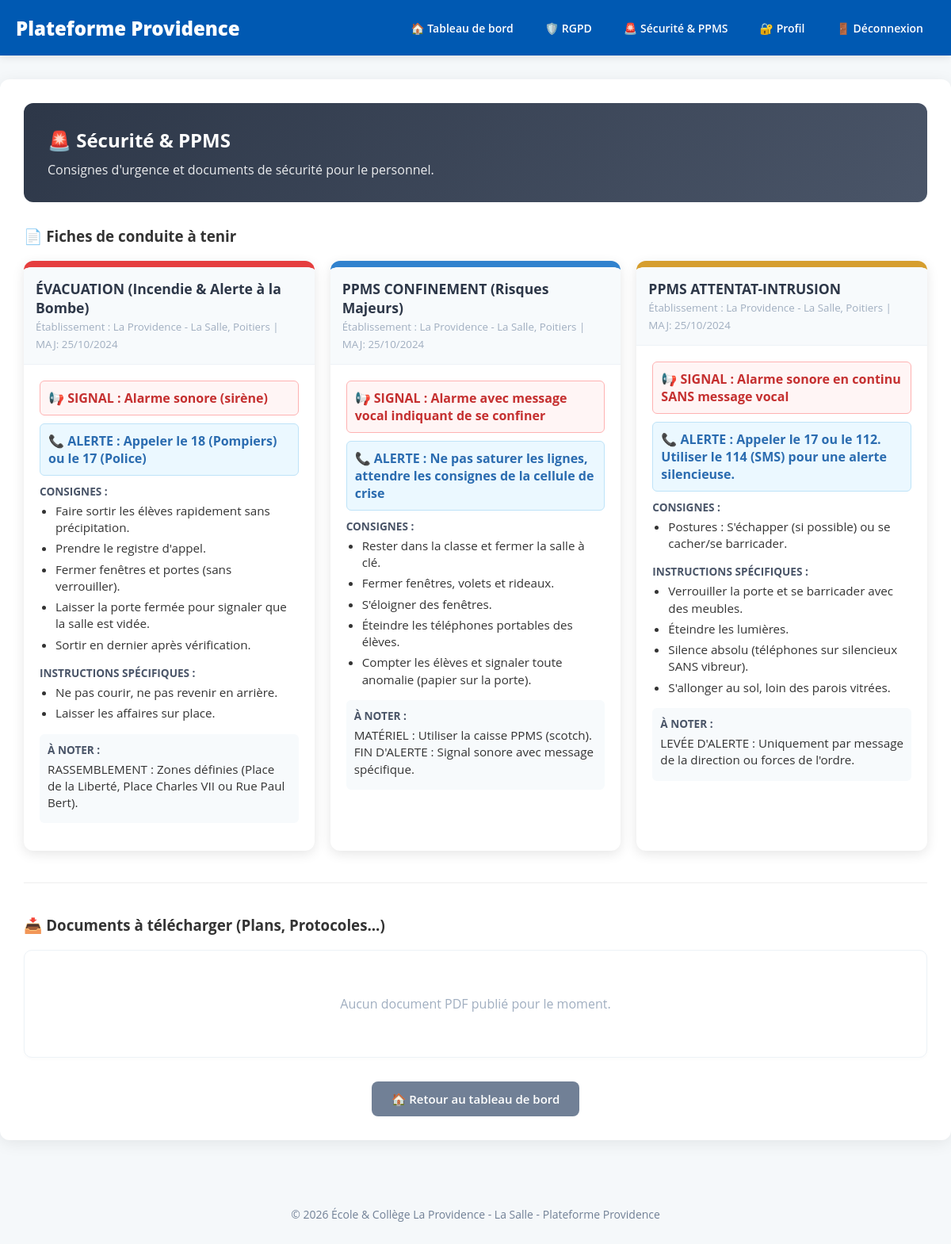
The page /ppms_view.php (signed in) on the database its author committed.
### tables this page shows
CREATE TABLE IF NOT EXISTS ppms_fiches (
    id INT AUTO_INCREMENT PRIMARY KEY,
    type ENUM('evacuation', 'confinement', 'attentat') NOT NULL,
    titre VARCHAR(255) NOT NULL,
    entete TEXT,
    signal_sonore TEXT,
    alerte_msg TEXT,
    consignes_1 TEXT,  
    consignes_2 TEXT,  
    divers TEXT,       
    last_update VARCHAR(50)
);

### ppms_view.php (the view, shortened to what this page needs)
<?php
include("includes/config.php");
$ppmsProcedures = $pdo->query("SELECT titre, chemin_fichier, description, date_publication FROM ppms_procedures ORDER BY date_publication DESC")->fetchAll();
$fiches = $pdo->query("SELECT * FROM ppms_fiches")->fetchAll(PDO::FETCH_ASSOC);
function formatConsignes($text)
{
    $lines = explode("\n", $text);
    $html = "<ul>";
    foreach ($lines as $line) {
        if (trim($line))
            $html .= "<li>" . htmlspecialchars(trim($line)) . "</li>";
    }
    $html .= "</ul>";
    return $html;
}
?>
<!DOCTYPE html>
<html lang="fr">
<head>
    <link rel="stylesheet" href="assets/css/style.css?v=1.3">
</head>
<body>
    <?php include("includes/header.php"); ?>
    <div class="container">
        <div class="welcome-header" style="background: linear-gradient(135deg, #2d3748, #4a5568);">
            <h2>🚨 Sécurité & PPMS</h2>
            <p>Consignes d'urgence et documents de sécurité pour le personnel.</p>
        </div>
        <h3>📄 Fiches de conduite à tenir</h3>
        <div class="fiche-container">
            <?php foreach ($fiches as $f): ?>
                <div class="fiche-card <?php echo $f['type']; ?>">
                    <div class="fiche-header">
                        <h3><?php echo htmlspecialchars($f['titre']); ?></h3>
                        <small><?php echo htmlspecialchars($f['entete']); ?> | MAJ: <?php echo $f['last_update']; ?></small>
                    </div>
                    <div class="fiche-body">
                        <div class="alert-box signal">
                            📢 SIGNAL : <?php echo htmlspecialchars($f['signal_sonore']); ?>
                        </div>
                        <div class="alert-box alerte">
                            📞 ALERTE : <?php echo htmlspecialchars($f['alerte_msg']); ?>
                        </div>
                        <div class="fiche-section">
                            <strong>Consignes :</strong>
                            <?php echo formatConsignes($f['consignes_1']); ?>
                        </div>
                        <?php if ($f['consignes_2']): ?>
                            <div class="fiche-section">
                                <strong>Instructions spécifiques :</strong>
                                <?php echo formatConsignes($f['consignes_2']); ?>
                            </div>
                        <?php endif; ?>
                        <div class="fiche-section" style="background: #f7fafc; padding: 10px; border-radius: 6px;">
                            <strong>À noter :</strong>
                            <p><?php echo nl2br(htmlspecialchars($f['divers'])); ?></p>
                        </div>
                    </div>
                </div>
            <?php endforeach; ?>
        </div>
        <hr style="border: 0; border-top: 1px solid #eee; margin: 40px 0;">
        <h3>📥 Documents à télécharger (Plans, Protocoles...)</h3>
        <div class="section" style="padding: 20px;">
            <?php if (!empty($ppmsProcedures)): ?>
                <?php foreach ($ppmsProcedures as $proc): ?>
                    <div class="procedure-item">
                        <div>
                            <strong style="color: #2d3748;"><?php echo htmlspecialchars($proc['titre']); ?></strong><br>
                            <small style="color: #718096;"><?php echo htmlspecialchars($proc['description']); ?></small>
                        </div>
                        <a href="<?php echo htmlspecialchars($proc['chemin_fichier']); ?>" target="_blank" class="btn"
                            style="padding: 8px 15px; font-size: 13px; background-color: #ed8936;">📥 Télécharger</a>
                    </div>
                <?php endforeach; ?>
            <?php else: ?>
                <p style="text-align: center; color: #a0aec0; padding: 20px;">Aucun document PDF publié pour le moment.</p>
            <?php endif; ?>
        </div>
        <div style="margin-top: 30px; text-align: center;">
            <a href="dashboard.php" class="btn" style="background-color: #718096;">🏠 Retour au tableau de bord</a>
        </div>
    </div>
    <?php include("includes/footer.php"); ?>
</body>
</html>

### assets/css/style.css (style rules this page uses)
body { font-family: "Open Sans", Arial, sans-serif; background-color: #f5f8fa; margin: 0; padding: 0; color: #333; }
.container { max-width: 1200px; margin: 30px auto; padding: 30px; background: white; border-radius: 12px; box-shadow: 0 4px 20px rgba(0, 0, 0, 0.08); }
button, .btn { display: inline-block; width: auto; background-color: #0059b2; color: white; border: none; padding: 12px 25px; border-radius: 8px; cursor: pointer; font-weight: 600; font-size: 15px; transition: filter 0.3s, transform 0.2s; text-decoration: none; text-align: center; }
.section { margin-bottom: 30px; padding: 25px; background: #ffffff; border: 1px solid #edf2f7; border-radius: 10px; box-shadow: 0 2px 4px rgba(0, 0, 0, 0.02); }
.welcome-header { background: linear-gradient(135deg, #0059b2, #0076e4); color: white; padding: 30px; border-radius: 12px; margin-bottom: 30px; }
.welcome-header h2 { margin: 0; }
.welcome-header p { margin: 10px 0 0 0; opacity: 0.9; }

### ppms_view.php (style rules this page uses)
.fiche-container { display: grid; grid-template-columns: repeat(auto-fit, minmax(350px, 1fr)); gap: 20px; margin-bottom: 40px; }
.fiche-card { background: white; border-radius: 12px; overflow: hidden; box-shadow: 0 4px 15px rgba(0, 0, 0, 0.1); border-top: 8px solid #cbd5e0; }
.fiche-card.evacuation { border-top-color: #e53e3e; }
.fiche-card.confinement { border-top-color: #3182ce; }
.fiche-card.attentat { border-top-color: #d69e2e; }
.fiche-header { padding: 15px; background: #f7fafc; border-bottom: 1px solid #edf2f7; }
.fiche-header h3 { margin: 0; font-size: 1.1em; color: #2d3748; }
.fiche-header small { color: #a0aec0; }
.fiche-body { padding: 20px; }
.fiche-section { margin-bottom: 15px; }
.fiche-section strong { display: block; color: #4a5568; font-size: 0.85em; text-transform: uppercase; margin-bottom: 5px; }
.fiche-body p, .fiche-body li { font-size: 0.95em; line-height: 1.4; margin: 5px 0; }
.fiche-body ul { padding-left: 20px; margin: 5px 0; }
.alert-box { padding: 10px; border-radius: 6px; margin-bottom: 10px; font-weight: bold; display: flex; align-items: center; gap: 10px; }
.alert-box.signal { background: #fff5f5; color: #c53030; border: 1px solid #feb2b2; }
.alert-box.alerte { background: #ebf8ff; color: #2b6cb0; border: 1px solid #bee3f8; }

### rows shown on the page
ppms_fiches: titre "ÉVACUATION (Incendie & Alerte à la Bombe)", entete "Établissement : La Providence - La Salle, Poitiers", last_update "25/10/2024", signal_sonore "Alarme sonore (sirène)", alerte_msg "Appeler le 18 (Pompiers) ou le 17 (Police)", consignes_1 "Faire sortir les élèves rapidement sans précipitation.", consignes_1 "Prendre le registre d'appel.", consignes_1 "Fermer fenêtres et portes (sans verrouiller).", consignes_1 "Laisser la porte fermée pour signaler que la salle est vidée.", consignes_1 "Sortir en dernier après vérification.", consignes_2 "Ne pas courir, ne pas revenir en arrière.", consignes_2 "Laisser les affaires sur place.", divers "RASSEMBLEMENT : Zones définies (Place de la Liberté, Place Charles VII ou Rue Paul Bert)."
ppms_fiches: titre "PPMS CONFINEMENT (Risques Majeurs)", entete "Établissement : La Providence - La Salle, Poitiers", last_update "25/10/2024", signal_sonore "Alarme avec message vocal indiquant de se confiner", alerte_msg "Ne pas saturer les lignes, attendre les consignes de la cellule de crise", consignes_1 "Rester dans la classe et fermer la salle à clé.", consignes_1 "Fermer fenêtres, volets et rideaux.", consignes_1 "S'éloigner des fenêtres.", consignes_1 "Éteindre les téléphones portables des élèves.", consignes_1 "Compter les élèves et signaler toute anomalie (papier sur la porte).", divers "MATÉRIEL : Utiliser la caisse PPMS (scotch). FIN D'ALERTE : Signal sonore avec message spécifique."
ppms_fiches: titre "PPMS ATTENTAT-INTRUSION", entete "Établissement : La Providence - La Salle, Poitiers", last_update "25/10/2024", signal_sonore "Alarme sonore en continu SANS message vocal", alerte_msg "Appeler le 17 ou le 112. Utiliser le 114 (SMS) pour une alerte silencieuse.", consignes_1 "Postures : S'échapper (si possible) ou se cacher/se barricader.", consignes_2 "Verrouiller la porte et se barricader avec des meubles.", consignes_2 "Éteindre les lumières.", consignes_2 "Silence absolu (téléphones sur silencieux SANS vibreur).", consignes_2 "S'allonger au sol, loin des parois vitrées.", divers "LEVÉE D'ALERTE : Uniquement par message de la direction ou forces de l'ordre."
